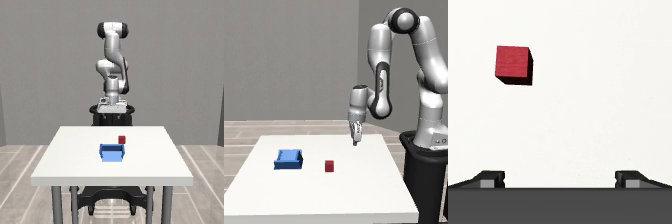
#> input picture frame 88 of gpt6astra-repro/results/qwen3.8-flash/trial-01/video.mp4, 672 x 224 px
$ python make_sidebyside.py
#> lines starting #> are read from the running program, lines starting #| are printed output that depends on the picture
import pathlib, sys
import numpy as np

try:
    import imageio
    has_imageio=True
except: has_imageio=False
try:
    import cv2
    has_cv2=True
except: has_cv2=False

def make_sidebyside(isaac_path, mj_path, out_path):
    print(f"Making side-by-side: {isaac_path} + {mj_path} -> {out_path}")
    if has_imageio:
        try:
            r1 = imageio.get_reader(str(isaac_path))
            r2 = imageio.get_reader(str(mj_path))
            # Get fps and size
            fps1 = r1.get_meta_data().get("fps", 30)
            fps2 = r2.get_meta_data().get("fps", 30)
            fps = min(fps1, fps2)
            # Collect frames
            frames = []
            # Use the shorter video length
            for im1, im2 in zip(r1, r2):
                # Resize if needed to same height
                h1, w1 = im1.shape[:2]
                h2, w2 = im2.shape[:2]
                # Both should be 720p, but ensure same height
                if h1 != h2:
                    # resize via cv2 if available
                    if has_cv2:
                        im2 = cv2.resize(im2, (w1, h1))
                    else:
                        # crop/pad
                        min_h = min(h1, h2)
                        im1 = im1[:min_h]
                        im2 = im2[:min_h]
                # hstack
                combined = np.hstack([im1, im2])
                frames.append(combined)
            if not frames:
                print("  no frames")
                return
            writer = imageio.get_writer(str(out_path), fps=fps, codec="libx264", quality=8)
            for f in frames:
                writer.append_data(f)
            writer.close()
            print(f"  wrote {len(frames)} frames to {out_path} via imageio")
            return
        except Exception as e:
            print(f"  imageio failed: {e}", file=sys.stderr)
            import traceback; traceback.print_exc()
    if has_cv2:
        try:
            cap1 = cv2.VideoCapture(str(isaac_path))
            cap2 = cv2.VideoCapture(str(mj_path))
            fps1 = cap1.get(cv2.CAP_PROP_FPS) or 30
            fps2 = cap2.get(cv2.CAP_PROP_FPS) or 30
            fps = min(fps1, fps2)
            w1 = int(cap1.get(cv2.CAP_PROP_FRAME_WIDTH)); h1 = int(cap1.get(cv2.CAP_PROP_FRAME_HEIGHT))
            w2 = int(cap2.get(cv2.CAP_PROP_FRAME_WIDTH)); h2 = int(cap2.get(cv2.CAP_PROP_FRAME_HEIGHT))
            out_w = w1 + w2
            out_h = max(h1, h2)
            fourcc = cv2.VideoWriter_fourcc(*'mp4v')
            out = cv2.VideoWriter(str(out_path), fourcc, fps, (out_w, out_h))
            count=0
            while True:
                ret1, f1 = cap1.read()
#> f1 is the input picture: shape (224, 672, 3); mean B, G, R 173.1, 176.2, 179.4
                ret2, f2 = cap2.read()
                if not ret1 or not ret2: break
                if f1.shape[0] != out_h or f2.shape[0] != out_h:
                    f1 = cv2.resize(f1, (w1, out_h))
                    f2 = cv2.resize(f2, (w2, out_h))
                combined = np.hstack([f1, f2])
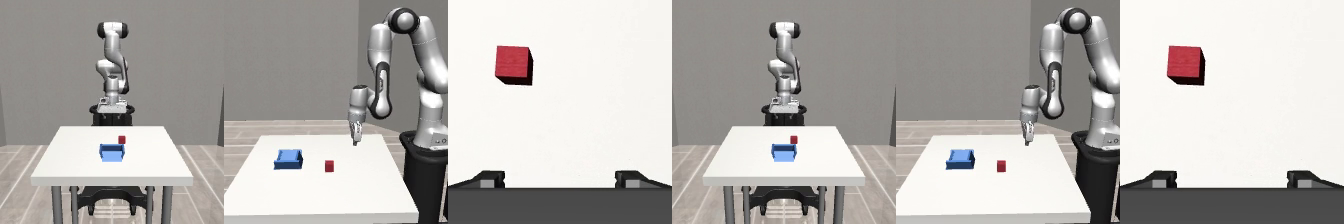
#> combined: shape (224, 1344, 3); mean B, G, R 173.1, 176.2, 179.4
                # Convert BGR? cv2 reads BGR, writer expects BGR, so keep
                out.write(combined)
                count+=1
            cap1.release(); cap2.release(); out.release()
            print(f"  wrote {count} frames via cv2")
            return
        except Exception as e:
            print(f"  cv2 failed: {e}", file=sys.stderr)
            import traceback; traceback.print_exc()
    print("  FAILED to create side-by-side: no backend")

if __name__=="__main__":
    base = pathlib.Path("E:/sim2sim-week-2026-08-26/02_lab_dance9")
    for tag in ["5s", "10s"]:
        isaac = base / f"isaac_{tag}" / "video.mp4"
        mj = base / f"mj_{tag}" / "video.mp4"
        out = base / f"sidebyside_{tag}.mp4"
        if isaac.is_file() and mj.is_file():
            make_sidebyside(isaac, mj, out)
        else:
            print(f"  missing {tag}: isaac {isaac.is_file()} mj {mj.is_file()}")

$ run again, starting later in the video
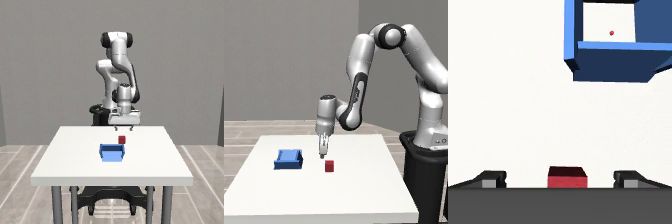
#> input picture frame 397 of gpt6astra-repro/results/qwen3.8-flash/trial-01/video.mp4, 672 x 224 px
#> in make_sidebyside, f1 is the input picture: shape (224, 672, 3); mean B, G, R 169.1, 170.2, 171.6
#> in make_sidebyside, `combined = np.hstack([f1, f2])`:
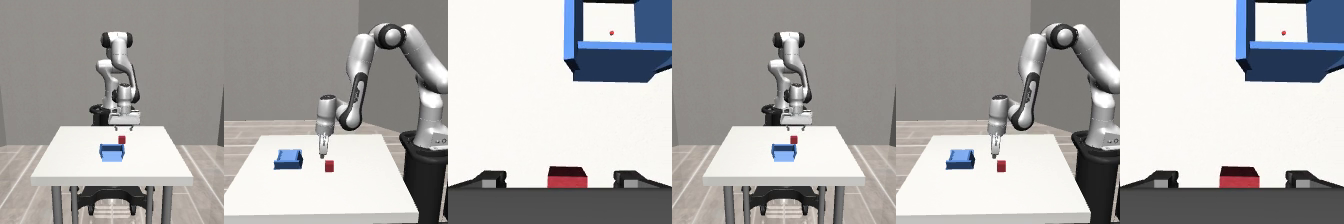
#> combined: shape (224, 1344, 3); mean B, G, R 169.1, 170.2, 171.6

$ run again, starting later in the video
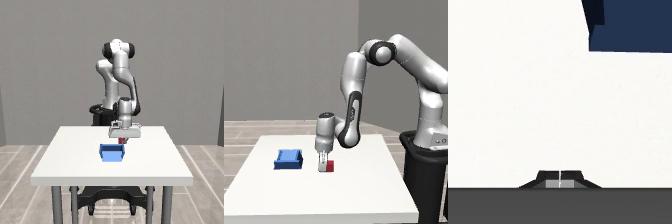
#> input picture frame 706 of gpt6astra-repro/results/qwen3.8-flash/trial-01/video.mp4, 672 x 224 px
#> in make_sidebyside, f1 is the input picture: shape (224, 672, 3); mean B, G, R 170.2, 172.4, 174.2
#> in make_sidebyside, `combined = np.hstack([f1, f2])`:
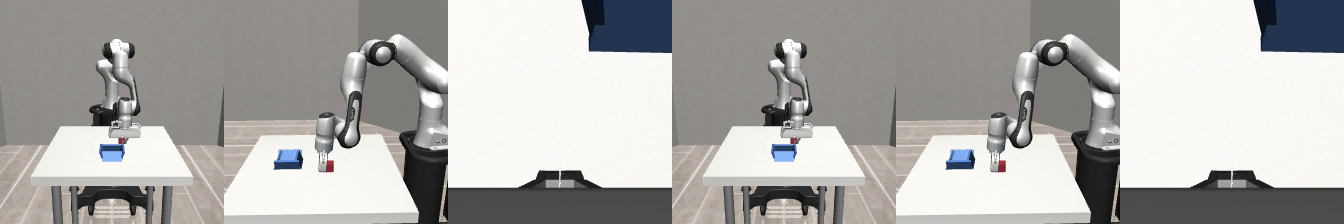
#> combined: shape (224, 1344, 3); mean B, G, R 170.2, 172.4, 174.2
